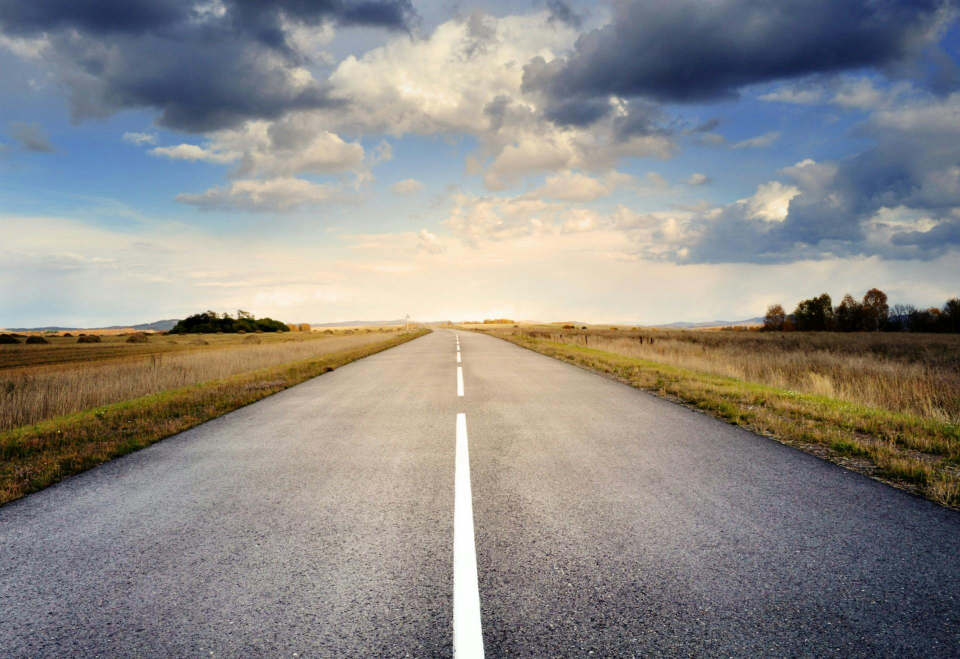
#> input picture data/road.jpg, 1920 x 1318 px (shown at 1/2 size)
$ python main.py
#> lines starting #> are read from the running program, lines starting #| are printed output that depends on the picture
import cv2
import numpy as np


if __name__ == "__main__":
    image = cv2.imread(r"data/road.jpg")
#> image is the input picture: shape (1318, 1920, 3); mean B, G, R 134.6, 138.2, 140.8


    left_top = (858, 663)
    # cv2.circle(image, left_top, 5, (0, 0, 255), -1)

    right_top = (970, 663)
    # cv2.circle(image, right_top, 5, (0, 0, 255), -1)

    right_bottom = (image.shape[1], image.shape[0] - 290) # 0 - y, 1 - x
#> right_bottom = (1920, 1028)
    # cv2.circle(image, right_bottom, 5, (0, 0, 255), -1)

    left_bottom = (0, image.shape[0] - 295)
#> left_bottom = (0, 1023)
    # cv2.circle(image, left_bottom, 5, (0, 0, 255), -1)


    original_points = np.float32([left_top, right_top, left_bottom, right_bottom])
    offset = 500
    new_points = np.float32([[offset, 0], [image.shape[1] - offset, 0], [offset, image.shape[0]], [image.shape[1] - offset, image.shape[0]]])

    matrix = cv2.getPerspectiveTransform(original_points, new_points)
    result = cv2.warpPerspective(image, matrix, (image.shape[1], image.shape[0]))
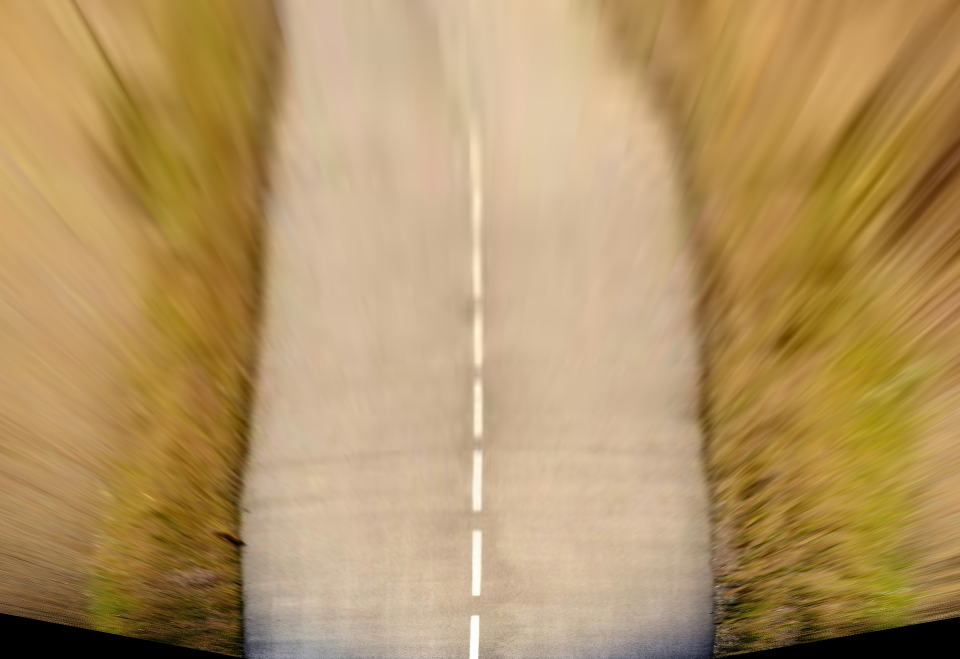
#> result: shape (1318, 1920, 3) (shown at 1/2 size); mean B, G, R 101.1, 149.1, 179.5

    small_image = cv2.resize(image, None, fx=0.5, fy=0.5)
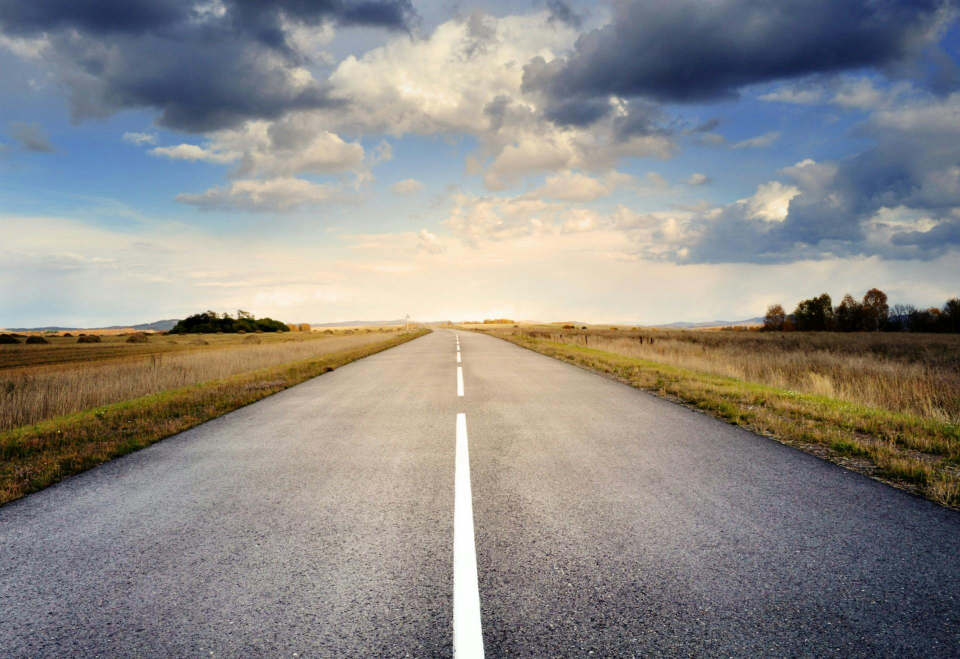
#> small_image: shape (659, 960, 3); mean B, G, R 134.7, 138.4, 141
    small_result = cv2.resize(result, None, fx=0.5, fy=0.5)
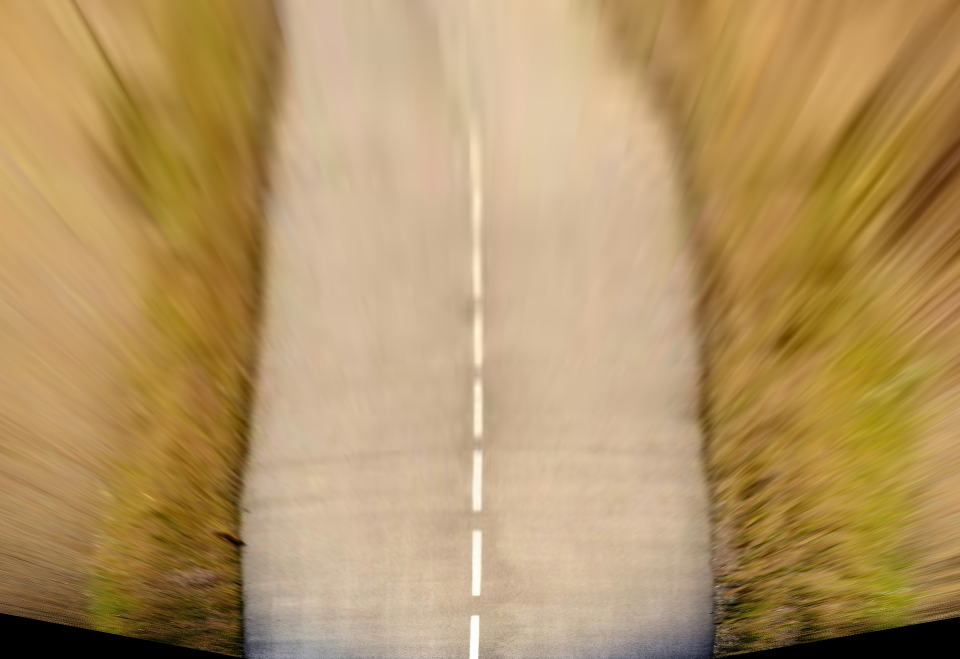
#> small_result: shape (659, 960, 3); mean B, G, R 101.2, 149.2, 179.6

    cv2.imshow('Original Image', small_image)
    cv2.imshow('Transformed Image', small_result)
    cv2.waitKey(0)
    cv2.destroyAllWindows()

$ run again, with data/cat.jpg copied over data/road.jpg
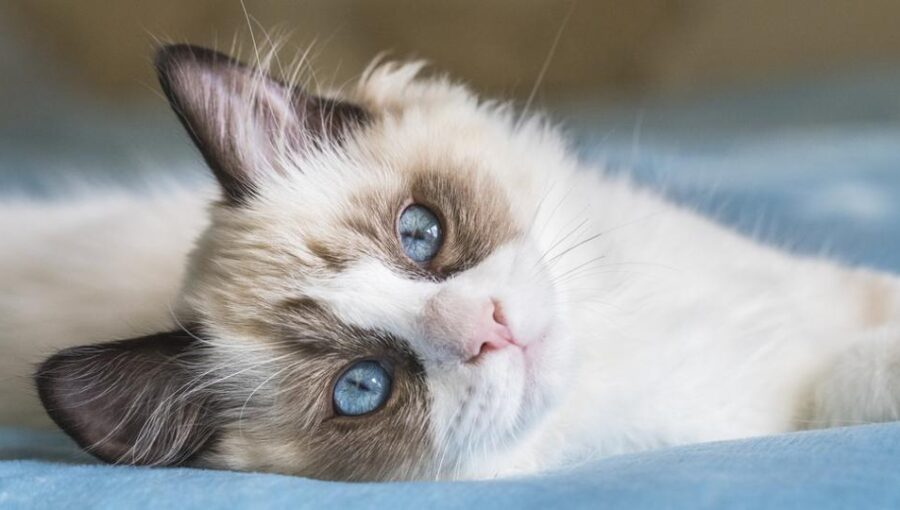
#> input picture data/cat.jpg, 900 x 510 px
#> image is the input picture: shape (510, 900, 3); mean B, G, R 152.6, 153.7, 152.4
#> `result = cv2.warpPerspective(image, matrix, (image.shape[1], image.sha..`:
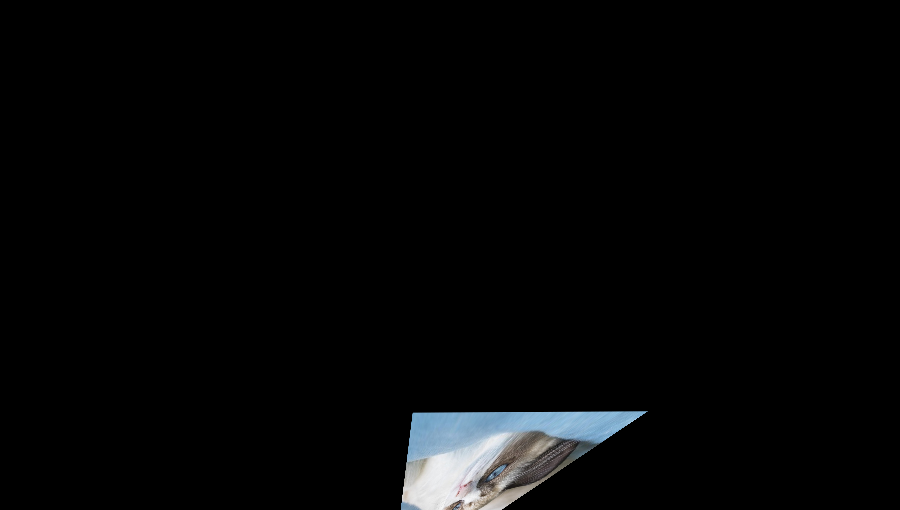
#> result: shape (510, 900, 3); mean B, G, R 6.3, 5.9, 5.4
